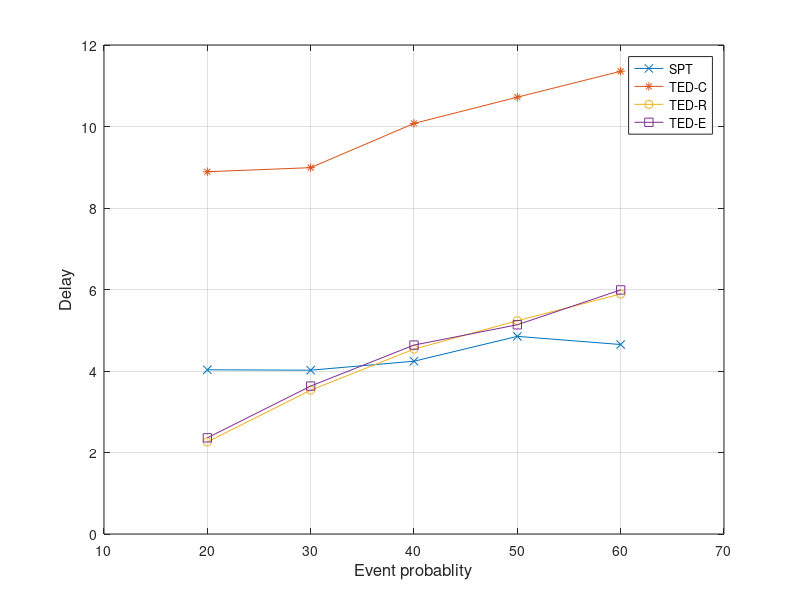

The MATLAB script that drew this image:
x = [20 30 40 50 60]
y = [4.03 4.02 4.24 4.85 4.65]
y1 = [8.89 8.9901875 10.07575 10.719875 11.3554375]
y2 = [2.26 3.530375 4.5365 5.2345625 5.89]
y3 = [2.36 3.630375 4.6365 5.1345625 5.99]
plot(x, y, '-x', x, y1, '-*', x, y2, '-o', x, y3, '-s')
axis([10 70 0 12])
xlabel('Event probablity', 'fontsize',12)
ylabel('Delay','fontsize',12)
legend('SPT', 'TED-C', 'TED-R', 'TED-E')
grid on
%set(h, 'Box', 'on')
